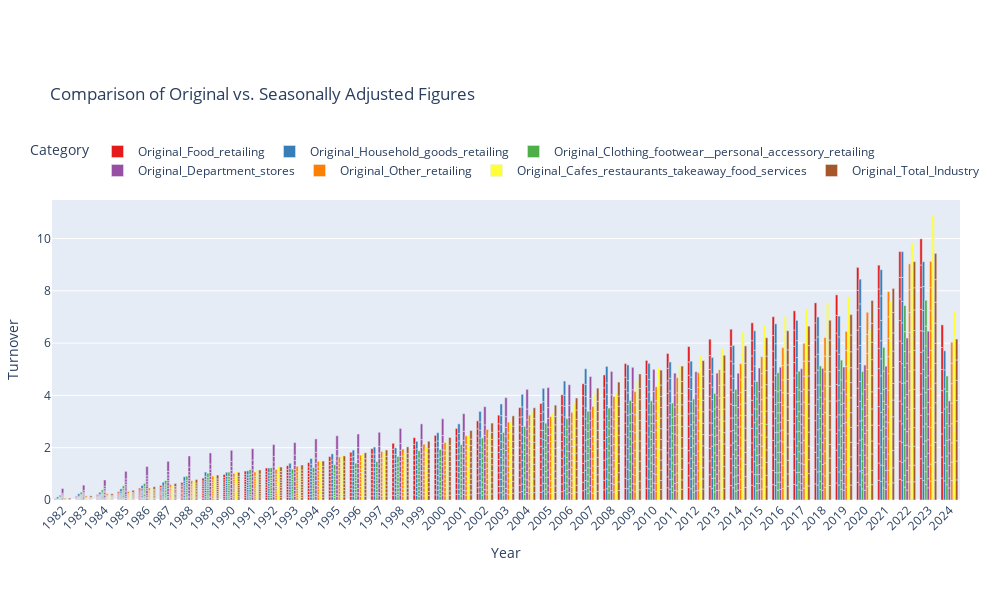

Notebook code cell kept with this figure:
### Markdown cell above
**Comparison Between Seasonal and Original Figures**

- How do seasonally adjusted figures compare to original figures for each retail category?

- Are there significant discrepancies between the original and seasonally adjusted values?

### Code cell
# Comparison Between Seasonal and Original Figures

data_melted = df_min_max_scaled.melt(id_vars=['year'], # keeps the year column intact as an identifier.
                                     value_vars=columns_to_plot, #This specifies which columns (both original and seasonally adjusted) to convert into rows.
                                     var_name='Retail Category', #sets the name of the new column that will hold the
                                     value_name='Turnover') #sets the name of the new column that will hold the corresponding values.

# Create the bar chart
fig = px.bar(data_melted, x='year', y='Turnover', color='Retail Category',
             title='Comparison of Original vs. Seasonally Adjusted Figures',
             barmode='group',
             height=600,  # Increase height for better visibility
             color_discrete_sequence=px.colors.qualitative.Set1)  # Use a distinct color palette

# Get the range of years and add the last year for x-axis labels
years = data_melted['year'].unique().tolist()
years.append(years[-1] + 1)  # Add the next year to the list

# Adjust layout for better visibility
fig.update_layout(
    xaxis_title='Year',
    yaxis_title='Turnover',
    legend_title='Category',
    xaxis=dict(tickangle=-45, tickvals=years),  # Set x-axis ticks to include last year
    margin=dict(l=40, r=40, t=200, b=100),  # Adjust margins
        width=1000,  # Set width for better fit
    height=600,  # Maintain height
    legend=dict(
        orientation="h",  # Horizontal legend
        yanchor="bottom",
        y=1.05,  # Position above the chart
        xanchor="center",
        x=0.5  # Center the legend
    )
)

plt.savefig('plots/Comparison_of_Original_vs_Seasonally_Adjusted_Figures.png', bbox_inches='tight')

# Show the figure
fig.show()

### Figure 1 — Plotly figure (JSON) as saved in the notebook; plotly's stock layout.template omitted (floating-point values rounded to 4 significant figures; data arrays with more than 128 entries replaced by an {"elided": "..."} marker saying what was removed)
{"data": [{"alignmentgroup": "True", "hovertemplate": "Retail Category=Original_Food_retailing<br>year=%{x}<br>Turnover=%{y}<extra></extra>", "legendgroup": "Original_Food_retailing", "marker": {"color": "rgb(228,26,28)", "pattern": {"shape": ""}}, "name": "Original_Food_retailing", "offsetgroup": "Original_Food_retailing", "orientation": "v", "showlegend": true, "textposition": "auto", "type": "bar", "x": {"elided": "509 int values"}, "xaxis": "x", "y": {"elided": "509 float values"}, "yaxis": "y"}, {"alignmentgroup": "True", "hovertemplate": "Retail Category=Original_Household_goods_retailing<br>year=%{x}<br>Turnover=%{y}<extra></extra>", "legendgroup": "Original_Household_goods_retailing", "marker": {"color": "rgb(55,126,184)", "pattern": {"shape": ""}}, "name": "Original_Household_goods_retailing", "offsetgroup": "Original_Household_goods_retailing", "orientation": "v", "showlegend": true, "textposition": "auto", "type": "bar", "x": {"elided": "509 int values"}, "xaxis": "x", "y": {"elided": "509 float values"}, "yaxis": "y"}, {"alignmentgroup": "True", "hovertemplate": "Retail Category=Original_Clothing_footwear__personal_accessory_retailing<br>year=%{x}<br>Turnover=%{y}<extra></extra>", "legendgroup": "Original_Clothing_footwear__personal_accessory_retailing", "marker": {"color": "rgb(77,175,74)", "pattern": {"shape": ""}}, "name": "Original_Clothing_footwear__personal_accessory_retailing", "offsetgroup": "Original_Clothing_footwear__personal_accessory_retailing", "orientation": "v", "showlegend": true, "textposition": "auto", "type": "bar", "x": {"elided": "509 int values"}, "xaxis": "x", "y": {"elided": "509 float values"}, "yaxis": "y"}, {"alignmentgroup": "True", "hovertemplate": "Retail Category=Original_Department_stores<br>year=%{x}<br>Turnover=%{y}<extra></extra>", "legendgroup": "Original_Department_stores", "marker": {"color": "rgb(152,78,163)", "pattern": {"shape": ""}}, "name": "Original_Department_stores", "offsetgroup": "Original_Department_stores", "orientation": "v", "showlegend": true, "textposition": "auto", "type": "bar", "x": {"elided": "509 int values"}, "xaxis": "x", "y": {"elided": "509 float values"}, "yaxis": "y"}, {"alignmentgroup": "True", "hovertemplate": "Retail Category=Original_Other_retailing<br>year=%{x}<br>Turnover=%{y}<extra></extra>", "legendgroup": "Original_Other_retailing", "marker": {"color": "rgb(255,127,0)", "pattern": {"shape": ""}}, "name": "Original_Other_retailing", "offsetgroup": "Original_Other_retailing", "orientation": "v", "showlegend": true, "textposition": "auto", "type": "bar", "x": {"elided": "509 int values"}, "xaxis": "x", "y": {"elided": "509 float values"}, "yaxis": "y"}, {"alignmentgroup": "True", "hovertemplate": "Retail Category=Original_Cafes_restaurants_takeaway_food_services<br>year=%{x}<br>Turnover=%{y}<extra></extra>", "legendgroup": "Original_Cafes_restaurants_takeaway_food_services", "marker": {"color": "rgb(255,255,51)", "pattern": {"shape": ""}}, "name": "Original_Cafes_restaurants_takeaway_food_services", "offsetgroup": "Original_Cafes_restaurants_takeaway_food_services", "orientation": "v", "showlegend": true, "textposition": "auto", "type": "bar", "x": {"elided": "509 int values"}, "xaxis": "x", "y": {"elided": "509 float values"}, "yaxis": "y"}, {"alignmentgroup": "True", "hovertemplate": "Retail Category=Original_Total_Industry<br>year=%{x}<br>Turnover=%{y}<extra></extra>", "legendgroup": "Original_Total_Industry", "marker": {"color": "rgb(166,86,40)", "pattern": {"shape": ""}}, "name": "Original_Total_Industry", "offsetgroup": "Original_Total_Industry", "orientation": "v", "showlegend": true, "textposition": "auto", "type": "bar", "x": {"elided": "509 int values"}, "xaxis": "x", "y": {"elided": "509 float values"}, "yaxis": "y"}], "layout": {"barmode": "group", "height": 600, "legend": {"orientation": "h", "title": {"text": "Category"}, "tracegroupgap": 0, "x": 0.5, "xanchor": "center", "y": 1.05, "yanchor": "bottom"}, "margin": {"b": 100, "l": 40, "r": 40, "t": 200}, "title": {"text": "Comparison of Original vs. Seasonally Adjusted Figures"}, "width": 1000, "xaxis": {"anchor": "y", "domain": [0, 1], "tickangle": -45, "tickvals": [1982, 1983, 1984, 1985, 1986, 1987, 1988, 1989, 1990, 1991, 1992, 1993, 1994, 1995, 1996, 1997, 1998, 1999, 2000, 2001, 2002, 2003, 2004, 2005, 2006, 2007, 2008, 2009, 2010, 2011, 2012, 2013, 2014, 2015, 2016, 2017, 2018, 2019, 2020, 2021, 2022, 2023, 2024, 2025], "title": {"text": "Year"}}, "yaxis": {"anchor": "x", "domain": [0, 1], "title": {"text": "Turnover"}}}}
